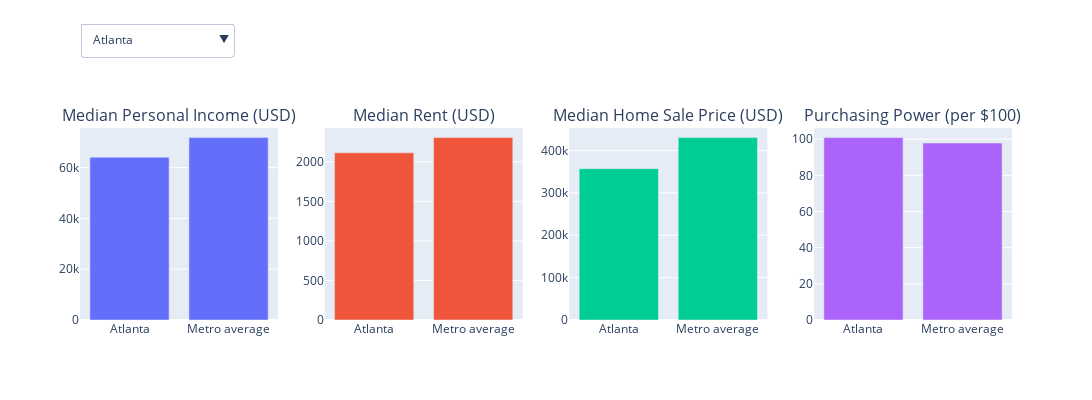

This figure's notebook cell:
### Markdown cell above
<div>

> **How to use this viz**<br>
> Select a metropolitan area from the dropdown menu to see the actual values for each economic feature. The 4 charts will show the selected area's Median Personal Income, Median Rent, Median Home Sale Price, and Purchasing Power compared to the average of all regions.<br>
> You can also hover over each bar to see the actual value for the selected feature.

</div>

### Code cell
regions = original_df['Region'].unique()

attributes = ['Median Personal Income (USD)', 'Median Rent (USD)', 'Median Home Sale Price (USD)', 'Purchasing Power (per $100)']

fig = make_subplots(rows=1, cols=4, subplot_titles=attributes)

# Create a list of traces, one for each region and attribute
for region in regions:
    region_df = original_df[original_df['Region'] == region]
    for i, attribute in enumerate(attributes, start=1):
        row = 1
        col = i
        fig.add_trace(go.Bar(
            x=[region, 'Metro average'],
            y=[region_df[attribute].values[0], original_df[attribute].mean()],
            name=region,
            visible=(region == regions[0]) 
        ), row=row, col=col)

# Update layout to add a dropdown menu
fig.update_layout(
    updatemenus=[
        dict(
            buttons=list([
                dict(label=region,
                     method="update",
                     args=[{"visible": [(region == r.name) for r in fig.data]}])
                for region in regions
            ]),
            direction="down",
            pad={"r": 10, "t": 10},
            showactive=True,
            x=0, 
            xanchor="left",
            y=1.6,
            yanchor="top"
        ),
    ],
    height=400, 
    width=1200, 
    showlegend=False
)

# Show the figure
iplot(fig)

### Figure 1 — Plotly figure (JSON) as saved in the notebook; plotly's stock layout.template omitted (floating-point values rounded to 4 significant figures; data arrays with more than 128 entries replaced by an {"elided": "..."} marker saying what was removed)
{"data": [{"name": "Atlanta", "type": "bar", "visible": true, "x": ["Atlanta", "Metro average"], "xaxis": "x", "y": [64107, 71810.0], "yaxis": "y"}, {"name": "Atlanta", "type": "bar", "visible": true, "x": ["Atlanta", "Metro average"], "xaxis": "x2", "y": [2113, 2306.0], "yaxis": "y2"}, {"name": "Atlanta", "type": "bar", "visible": true, "x": ["Atlanta", "Metro average"], "xaxis": "x3", "y": [357000, 430300.0], "yaxis": "y3"}, {"name": "Atlanta", "type": "bar", "visible": true, "x": ["Atlanta", "Metro average"], "xaxis": "x4", "y": [100.9, 97.89], "yaxis": "y4"}, {"name": "Austin", "type": "bar", "visible": false, "x": ["Austin", "Metro average"], "xaxis": "x", "y": [75119, 71810.0], "yaxis": "y"}, {"name": "Austin", "type": "bar", "visible": false, "x": ["Austin", "Metro average"], "xaxis": "x2", "y": [1938.0, 2306.0], "yaxis": "y2"}, {"name": "Austin", "type": "bar", "visible": false, "x": ["Austin", "Metro average"], "xaxis": "x3", "y": [451250, 430300.0], "yaxis": "y3"}, {"name": "Austin", "type": "bar", "visible": false, "x": ["Austin", "Metro average"], "xaxis": "x4", "y": [99.96, 97.89], "yaxis": "y4"}, {"name": "Baltimore", "type": "bar", "visible": false, "x": ["Baltimore", "Metro average"], "xaxis": "x", "y": [71420, 71810.0], "yaxis": "y"}, {"name": "Baltimore", "type": "bar", "visible": false, "x": ["Baltimore", "Metro average"], "xaxis": "x2", "y": [1982.0, 2306.0], "yaxis": "y2"}, {"name": "Baltimore", "type": "bar", "visible": false, "x": ["Baltimore", "Metro average"], "xaxis": "x3", "y": [325500, 430300.0], "yaxis": "y3"}, {"name": "Baltimore", "type": "bar", "visible": false, "x": ["Baltimore", "Metro average"], "xaxis": "x4", "y": [95.23, 97.89], "yaxis": "y4"}, {"name": "Boston", "type": "bar", "visible": false, "x": ["Boston", "Metro average"], "xaxis": "x", "y": [94082, 71810.0], "yaxis": "y"}, {"name": "Boston", "type": "bar", "visible": false, "x": ["Boston", "Metro average"], "xaxis": "x2", "y": [3940.0, 2306.0], "yaxis": "y2"}, {"name": "Boston", "type": "bar", "visible": false, "x": ["Boston", "Metro average"], "xaxis": "x3", "y": [600000, 430300.0], "yaxis": "y3"}, {"name": "Boston", "type": "bar", "visible": false, "x": ["Boston", "Metro average"], "xaxis": "x4", "y": [91.17, 97.89], "yaxis": "y4"}, {"name": "Charlotte", "type": "bar", "visible": false, "x": ["Charlotte", "Metro average"], "xaxis": "x", "y": [65156, 71810.0], "yaxis": "y"}, {"name": "Charlotte", "type": "bar", "visible": false, "x": ["Charlotte", "Metro average"], "xaxis": "x2", "y": [1924.0, 2306.0], "yaxis": "y2"}, {"name": "Charlotte", "type": "bar", "visible": false, "x": ["Charlotte", "Metro average"], "xaxis": "x3", "y": [365000, 430300.0], "yaxis": "y3"}, {"name": "Charlotte", "type": "bar", "visible": false, "x": ["Charlotte", "Metro average"], "xaxis": "x4", "y": [103.5, 97.89], "yaxis": "y4"}, {"name": "Chicago", "type": "bar", "visible": false, "x": ["Chicago", "Metro average"], "xaxis": "x", "y": [72512, 71810.0], "yaxis": "y"}, {"name": "Chicago", "type": "bar", "visible": false, "x": ["Chicago", "Metro average"], "xaxis": "x2", "y": [2358.0, 2306.0], "yaxis": "y2"}, {"name": "Chicago", "type": "bar", "visible": false, "x": ["Chicago", "Metro average"], "xaxis": "x3", "y": [290000, 430300.0], "yaxis": "y3"}, {"name": "Chicago", "type": "bar", "visible": false, "x": ["Chicago", "Metro average"], "xaxis": "x4", "y": [94.86, 97.89], "yaxis": "y4"}, {"name": "Cincinnati", "type": "bar", "visible": false, "x": ["Cincinnati", "Metro average"], "xaxis": "x", "y": [65253, 71810.0], "yaxis": "y"}, {"name": "Cincinnati", "type": "bar", "visible": false, "x": ["Cincinnati", "Metro average"], "xaxis": "x2", "y": [1646, 2306.0], "yaxis": "y2"}, {"name": "Cincinnati", "type": "bar", "visible": false, "x": ["Cincinnati", "Metro average"], "xaxis": "x3", "y": [247000, 430300.0], "yaxis": "y3"}, {"name": "Cincinnati", "type": "bar", "visible": false, "x": ["Cincinnati", "Metro average"], "xaxis": "x4", "y": [106, 97.89], "yaxis": "y4"}, {"name": "Cleveland", "type": "bar", "visible": false, "x": ["Cleveland", "Metro average"], "xaxis": "x", "y": [62921, 71810.0], "yaxis": "y"}, {"name": "Cleveland", "type": "bar", "visible": false, "x": ["Cleveland", "Metro average"], "xaxis": "x2", "y": [1471.0, 2306.0], "yaxis": "y2"}, {"name": "Cleveland", "type": "bar", "visible": false, "x": ["Cleveland", "Metro average"], "xaxis": "x3", "y": [179000, 430300.0], "yaxis": "y3"}, {"name": "Cleveland", "type": "bar", "visible": false, "x": ["Cleveland", "Metro average"], "xaxis": "x4", "y": [106.2, 97.89], "yaxis": "y4"}, {"name": "Dallas-Fort Worth", "type": "bar", "visible": false, "x": ["Dallas-Fort Worth", "Metro average"], "xaxis": "x", "y": [70493, 71810.0], "yaxis": "y"}, {"name": "Dallas-Fort Worth", "type": "bar", "visible": false, "x": ["Dallas-Fort Worth", "Metro average"], "xaxis": "x2", "y": [2180, 2306.0], "yaxis": "y2"}, {"name": "Dallas-Fort Worth", "type": "bar", "visible": false, "x": ["Dallas-Fort Worth", "Metro average"], "xaxis": "x3", "y": [380000, 430300.0], "yaxis": "y3"}, {"name": "Dallas-Fort Worth", "type": "bar", "visible": false, "x": ["Dallas-Fort Worth", "Metro average"], "xaxis": "x4", "y": [96.29, 97.89], "yaxis": "y4"}, {"name": "Denver", "type": "bar", "visible": false, "x": ["Denver", "Metro average"], "xaxis": "x", "y": [84788, 71810.0], "yaxis": "y"}, {"name": "Denver", "type": "bar", "visible": false, "x": ["Denver", "Metro average"], "xaxis": "x2", "y": [2677, 2306.0], "yaxis": "y2"}, {"name": "Denver", "type": "bar", "visible": false, "x": ["Denver", "Metro average"], "xaxis": "x3", "y": [556000, 430300.0], "yaxis": "y3"}, {"name": "Denver", "type": "bar", "visible": false, "x": ["Denver", "Metro average"], "xaxis": "x4", "y": [91.61, 97.89], "yaxis": "y4"}, {"name": "Detroit", "type": "bar", "visible": false, "x": ["Detroit", "Metro average"], "xaxis": "x", "y": [61322, 71810.0], "yaxis": "y"}, {"name": "Detroit", "type": "bar", "visible": false, "x": ["Detroit", "Metro average"], "xaxis": "x2", "y": [1620.0, 2306.0], "yaxis": "y2"}, {"name": "Detroit", "type": "bar", "visible": false, "x": ["Detroit", "Metro average"], "xaxis": "x3", "y": [230000, 430300.0], "yaxis": "y3"}, {"name": "Detroit", "type": "bar", "visible": false, "x": ["Detroit", "Metro average"], "xaxis": "x4", "y": [104.0, 97.89], "yaxis": "y4"}, {"name": "Houston", "type": "bar", "visible": false, "x": ["Houston", "Metro average"], "xaxis": "x", "y": [68344, 71810.0], "yaxis": "y"}, {"name": "Houston", "type": "bar", "visible": false, "x": ["Houston", "Metro average"], "xaxis": "x2", "y": [1578, 2306.0], "yaxis": "y2"}, {"name": "Houston", "type": "bar", "visible": false, "x": ["Houston", "Metro average"], "xaxis": "x3", "y": [325000, 430300.0], "yaxis": "y3"}, {"name": "Houston", "type": "bar", "visible": false, "x": ["Houston", "Metro average"], "xaxis": "x4", "y": [100.3, 97.89], "yaxis": "y4"}, {"name": "Indianapolis", "type": "bar", "visible": false, "x": ["Indianapolis", "Metro average"], "xaxis": "x", "y": [68719, 71810.0], "yaxis": "y"}, {"name": "Indianapolis", "type": "bar", "visible": false, "x": ["Indianapolis", "Metro average"], "xaxis": "x2", "y": [1564.0, 2306.0], "yaxis": "y2"}, {"name": "Indianapolis", "type": "bar", "visible": false, "x": ["Indianapolis", "Metro average"], "xaxis": "x3", "y": [250000, 430300.0], "yaxis": "y3"}, {"name": "Indianapolis", "type": "bar", "visible": false, "x": ["Indianapolis", "Metro average"], "xaxis": "x4", "y": [105.2, 97.89], "yaxis": "y4"}, {"name": "Kansas City", "type": "bar", "visible": false, "x": ["Kansas City", "Metro average"], "xaxis": "x", "y": [63417, 71810.0], "yaxis": "y"}, {"name": "Kansas City", "type": "bar", "visible": false, "x": ["Kansas City", "Metro average"], "xaxis": "x2", "y": [1686.0, 2306.0], "yaxis": "y2"}, {"name": "Kansas City", "type": "bar", "visible": false, "x": ["Kansas City", "Metro average"], "xaxis": "x3", "y": [279000, 430300.0], "yaxis": "y3"}, {"name": "Kansas City", "type": "bar", "visible": false, "x": ["Kansas City", "Metro average"], "xaxis": "x4", "y": [106.8, 97.89], "yaxis": "y4"}, {"name": "Las Vegas", "type": "bar", "visible": false, "x": ["Las Vegas", "Metro average"], "xaxis": "x", "y": [59150, 71810.0], "yaxis": "y"}, {"name": "Las Vegas", "type": "bar", "visible": false, "x": ["Las Vegas", "Metro average"], "xaxis": "x2", "y": [1666, 2306.0], "yaxis": "y2"}, {"name": "Las Vegas", "type": "bar", "visible": false, "x": ["Las Vegas", "Metro average"], "xaxis": "x3", "y": [415000, 430300.0], "yaxis": "y3"}, {"name": "Las Vegas", "type": "bar", "visible": false, "x": ["Las Vegas", "Metro average"], "xaxis": "x4", "y": [104.7, 97.89], "yaxis": "y4"}, {"name": "Los Angeles", "type": "bar", "visible": false, "x": ["Los Angeles", "Metro average"], "xaxis": "x", "y": [76445, 71810.0], "yaxis": "y"}, {"name": "Los Angeles", "type": "bar", "visible": false, "x": ["Los Angeles", "Metro average"], "xaxis": "x2", "y": [3587.0, 2306.0], "yaxis": "y2"}, {"name": "Los Angeles", "type": "bar", "visible": false, "x": ["Los Angeles", "Metro average"], "xaxis": "x3", "y": [920000, 430300.0], "yaxis": "y3"}, {"name": "Los Angeles", "type": "bar", "visible": false, "x": ["Los Angeles", "Metro average"], "xaxis": "x4", "y": [87.86, 97.89], "yaxis": "y4"}, {"name": "Miami", "type": "bar", "visible": false, "x": ["Miami", "Metro average"], "xaxis": "x", "y": [77732, 71810.0], "yaxis": "y"}, {"name": "Miami", "type": "bar", "visible": false, "x": ["Miami", "Metro average"], "xaxis": "x2", "y": [3056.0, 2306.0], "yaxis": "y2"}, {"name": "Miami", "type": "bar", "visible": false, "x": ["Miami", "Metro average"], "xaxis": "x3", "y": [465000, 430300.0], "yaxis": "y3"}, {"name": "Miami", "type": "bar", "visible": false, "x": ["Miami", "Metro average"], "xaxis": "x4", "y": [90.97, 97.89], "yaxis": "y4"}, {"name": "Minneapolis-St. Paul", "type": "bar", "visible": false, "x": ["Minneapolis-St. Paul", "Metro average"], "xaxis": "x", "y": [75164, 71810.0], "yaxis": "y"}, {"name": "Minneapolis-St. Paul", "type": "bar", "visible": false, "x": ["Minneapolis-St. Paul", "Metro average"], "xaxis": "x2", "y": [1896.0, 2306.0], "yaxis": "y2"}, {"name": "Minneapolis-St. Paul", "type": "bar", "visible": false, "x": ["Minneapolis-St. Paul", "Metro average"], "xaxis": "x3", "y": [335000, 430300.0], "yaxis": "y3"}, {"name": "Minneapolis-St. Paul", "type": "bar", "visible": false, "x": ["Minneapolis-St. Paul", "Metro average"], "xaxis": "x4", "y": [96.54, 97.89], "yaxis": "y4"}, {"name": "Nashville", "type": "bar", "visible": false, "x": ["Nashville", "Metro average"], "xaxis": "x", "y": [74035, 71810.0], "yaxis": "y"}, {"name": "Nashville", "type": "bar", "visible": false, "x": ["Nashville", "Metro average"], "xaxis": "x2", "y": [1904.0, 2306.0], "yaxis": "y2"}, {"name": "Nashville", "type": "bar", "visible": false, "x": ["Nashville", "Metro average"], "xaxis": "x3", "y": [419900, 430300.0], "yaxis": "y3"}, {"name": "Nashville", "type": "bar", "visible": false, "x": ["Nashville", "Metro average"], "xaxis": "x4", "y": [104.7, 97.89], "yaxis": "y4"}, {"name": "New York", "type": "bar", "visible": false, "x": ["New York", "Metro average"], "xaxis": "x", "y": [84084, 71810.0], "yaxis": "y"}, {"name": "New York", "type": "bar", "visible": false, "x": ["New York", "Metro average"], "xaxis": "x2", "y": [4121.0, 2306.0], "yaxis": "y2"}, {"name": "New York", "type": "bar", "visible": false, "x": ["New York", "Metro average"], "xaxis": "x3", "y": [565000, 430300.0], "yaxis": "y3"}, {"name": "New York", "type": "bar", "visible": false, "x": ["New York", "Metro average"], "xaxis": "x4", "y": [87.28, 97.89], "yaxis": "y4"}, {"name": "Orlando", "type": "bar", "visible": false, "x": ["Orlando", "Metro average"], "xaxis": "x", "y": [53959, 71810.0], "yaxis": "y"}, {"name": "Orlando", "type": "bar", "visible": false, "x": ["Orlando", "Metro average"], "xaxis": "x2", "y": [2246.0, 2306.0], "yaxis": "y2"}, {"name": "Orlando", "type": "bar", "visible": false, "x": ["Orlando", "Metro average"], "xaxis": "x3", "y": [380000, 430300.0], "yaxis": "y3"}, {"name": "Orlando", "type": "bar", "visible": false, "x": ["Orlando", "Metro average"], "xaxis": "x4", "y": [100.2, 97.89], "yaxis": "y4"}, {"name": "Philadelphia", "type": "bar", "visible": false, "x": ["Philadelphia", "Metro average"], "xaxis": "x", "y": [73291, 71810.0], "yaxis": "y"}, {"name": "Philadelphia", "type": "bar", "visible": false, "x": ["Philadelphia", "Metro average"], "xaxis": "x2", "y": [2340.0, 2306.0], "yaxis": "y2"}, {"name": "Philadelphia", "type": "bar", "visible": false, "x": ["Philadelphia", "Metro average"], "xaxis": "x3", "y": [301250, 430300.0], "yaxis": "y3"}, {"name": "Philadelphia", "type": "bar", "visible": false, "x": ["Philadelphia", "Metro average"], "xaxis": "x4", "y": [100.8, 97.89], "yaxis": "y4"}, {"name": "Phoenix", "type": "bar", "visible": false, "x": ["Phoenix", "Metro average"], "xaxis": "x", "y": [61840, 71810.0], "yaxis": "y"}, {"name": "Phoenix", "type": "bar", "visible": false, "x": ["Phoenix", "Metro average"], "xaxis": "x2", "y": [2182.0, 2306.0], "yaxis": "y2"}, {"name": "Phoenix", "type": "bar", "visible": false, "x": ["Phoenix", "Metro average"], "xaxis": "x3", "y": [449000, 430300.0], "yaxis": "y3"}, {"name": "Phoenix", "type": "bar", "visible": false, "x": ["Phoenix", "Metro average"], "xaxis": "x4", "y": [100.8, 97.89], "yaxis": "y4"}, {"name": "Pittsburgh", "type": "bar", "visible": false, "x": ["Pittsburgh", "Metro average"], "xaxis": "x", "y": [65792, 71810.0], "yaxis": "y"}, {"name": "Pittsburgh", "type": "bar", "visible": false, "x": ["Pittsburgh", "Metro average"], "xaxis": "x2", "y": [1801.0, 2306.0], "yaxis": "y2"}, {"name": "Pittsburgh", "type": "bar", "visible": false, "x": ["Pittsburgh", "Metro average"], "xaxis": "x3", "y": [192500, 430300.0], "yaxis": "y3"}, {"name": "Pittsburgh", "type": "bar", "visible": false, "x": ["Pittsburgh", "Metro average"], "xaxis": "x4", "y": [105.1, 97.89], "yaxis": "y4"}, {"name": "Portland", "type": "bar", "visible": false, "x": ["Portland", "Metro average"], "xaxis": "x", "y": [69435, 71810.0], "yaxis": "y"}, {"name": "Portland", "type": "bar", "visible": false, "x": ["Portland", "Metro average"], "xaxis": "x2", "y": [2333, 2306.0], "yaxis": "y2"}, {"name": "Portland", "type": "bar", "visible": false, "x": ["Portland", "Metro average"], "xaxis": "x3", "y": [515000, 430300.0], "yaxis": "y3"}, {"name": "Portland", "type": "bar", "visible": false, "x": ["Portland", "Metro average"], "xaxis": "x4", "y": [94.9, 97.89], "yaxis": "y4"}, {"name": "Sacramento", "type": "bar", "visible": false, "x": ["Sacramento", "Metro average"], "xaxis": "x", "y": [66940, 71810.0], "yaxis": "y"}, {"name": "Sacramento", "type": "bar", "visible": false, "x": ["Sacramento", "Metro average"], "xaxis": "x2", "y": [2614.0, 2306.0], "yaxis": "y2"}, {"name": "Sacramento", "type": "bar", "visible": false, "x": ["Sacramento", "Metro average"], "xaxis": "x3", "y": [542000, 430300.0], "yaxis": "y3"}, {"name": "Sacramento", "type": "bar", "visible": false, "x": ["Sacramento", "Metro average"], "xaxis": "x4", "y": [94.08, 97.89], "yaxis": "y4"}, {"name": "San Antonio", "type": "bar", "visible": false, "x": ["San Antonio", "Metro average"], "xaxis": "x", "y": [55180, 71810.0], "yaxis": "y"}, {"name": "San Antonio", "type": "bar", "visible": false, "x": ["San Antonio", "Metro average"], "xaxis": "x2", "y": [1463, 2306.0], "yaxis": "y2"}, {"name": "San Antonio", "type": "bar", "visible": false, "x": ["San Antonio", "Metro average"], "xaxis": "x3", "y": [297000, 430300.0], "yaxis": "y3"}, {"name": "San Antonio", "type": "bar", "visible": false, "x": ["San Antonio", "Metro average"], "xaxis": "x4", "y": [103.8, 97.89], "yaxis": "y4"}, {"name": "San Diego", "type": "bar", "visible": false, "x": ["San Diego", "Metro average"], "xaxis": "x", "y": [74326, 71810.0], "yaxis": "y"}, {"name": "San Diego", "type": "bar", "visible": false, "x": ["San Diego", "Metro average"], "xaxis": "x2", "y": [3400.0, 2306.0], "yaxis": "y2"}, {"name": "San Diego", "type": "bar", "visible": false, "x": ["San Diego", "Metro average"], "xaxis": "x3", "y": [860000, 430300.0], "yaxis": "y3"}, {"name": "San Diego", "type": "bar", "visible": false, "x": ["San Diego", "Metro average"], "xaxis": "x4", "y": [86.84, 97.89], "yaxis": "y4"}, {"name": "San Francisco", "type": "bar", "visible": false, "x": ["San Francisco", "Metro average"], "xaxis": "x", "y": [123736, 71810.0], "yaxis": "y"}, {"name": "San Francisco", "type": "bar", "visible": false, "x": ["San Francisco", "Metro average"], "xaxis": "x2", "y": [3789.0, 2306.0], "yaxis": "y2"}, {"name": "San Francisco", "type": "bar", "visible": false, "x": ["San Francisco", "Metro average"], "xaxis": "x3", "y": [1065000, 430300.0], "yaxis": "y3"}, {"name": "San Francisco", "type": "bar", "visible": false, "x": ["San Francisco", "Metro average"], "xaxis": "x4", "y": [83.45, 97.89], "yaxis": "y4"}, {"name": "Seattle", "type": "bar", "visible": false, "x": ["Seattle", "Metro average"], "xaxis": "x", "y": [92113, 71810.0], "yaxis": "y"}, {"name": "Seattle", "type": "bar", "visible": false, "x": ["Seattle", "Metro average"], "xaxis": "x2", "y": [2946, 2306.0], "yaxis": "y2"}, {"name": "Seattle", "type": "bar", "visible": false, "x": ["Seattle", "Metro average"], "xaxis": "x3", "y": [665000, 430300.0], "yaxis": "y3"}, {"name": "Seattle", "type": "bar", "visible": false, "x": ["Seattle", "Metro average"], "xaxis": "x4", "y": [87.28, 97.89], "yaxis": "y4"}, {"name": "St. Louis", "type": "bar", "visible": false, "x": ["St. Louis", "Metro average"], "xaxis": "x", "y": [69698, 71810.0], "yaxis": "y"}, {"name": "St. Louis", "type": "bar", "visible": false, "x": ["St. Louis", "Metro average"], "xaxis": "x2", "y": [1680.0, 2306.0], "yaxis": "y2"}, {"name": "St. Louis", "type": "bar", "visible": false, "x": ["St. Louis", "Metro average"], "xaxis": "x3", "y": [218000, 430300.0], "yaxis": "y3"}, {"name": "St. Louis", "type": "bar", "visible": false, "x": ["St. Louis", "Metro average"], "xaxis": "x4", "y": [103.9, 97.89], "yaxis": "y4"}, {"name": "Tampa", "type": "bar", "visible": false, "x": ["Tampa", "Metro average"], "xaxis": "x", "y": [60091, 71810.0], "yaxis": "y"}, {"name": "Tampa", "type": "bar", "visible": false, "x": ["Tampa", "Metro average"], "xaxis": "x2", "y": [2208.0, 2306.0], "yaxis": "y2"}, {"name": "Tampa", "type": "bar", "visible": false, "x": ["Tampa", "Metro average"], "xaxis": "x3", "y": [365000, 430300.0], "yaxis": "y3"}, {"name": "Tampa", "type": "bar", "visible": false, "x": ["Tampa", "Metro average"], "xaxis": "x4", "y": [101.0, 97.89], "yaxis": "y4"}, {"name": "Virginia Beach", "type": "bar", "visible": false, "x": ["Virginia Beach", "Metro average"], "xaxis": "x", "y": [57873, 71810.0], "yaxis": "y"}, {"name": "Virginia Beach", "type": "bar", "visible": false, "x": ["Virginia Beach", "Metro average"], "xaxis": "x2", "y": [1826, 2306.0], "yaxis": "y2"}, {"name": "Virginia Beach", "type": "bar", "visible": false, "x": ["Virginia Beach", "Metro average"], "xaxis": "x3", "y": [309750, 430300.0], "yaxis": "y3"}, {"name": "Virginia Beach", "type": "bar", "visible": false, "x": ["Virginia Beach", "Metro average"], "xaxis": "x4", "y": [102.3, 97.89], "yaxis": "y4"}, {"name": "Washington, DC", "type": "bar", "visible": false, "x": ["Washington, DC", "Metro average"], "xaxis": "x", "y": [83010, 71810.0], "yaxis": "y"}, {"name": "Washington, DC", "type": "bar", "visible": false, "x": ["Washington, DC", "Metro average"], "xaxis": "x2", "y": [2657.0, 2306.0], "yaxis": "y2"}, {"name": "Washington, DC", "type": "bar", "visible": false, "x": ["Washington, DC", "Metro average"], "xaxis": "x3", "y": [515000, 430300.0], "yaxis": "y3"}, {"name": "Washington, DC", "type": "bar", "visible": false, "x": ["Washington, DC", "Metro average"], "xaxis": "x4", "y": [89.82, 97.89], "yaxis": "y4"}], "layout": {"annotations": [{"font": {"size": 16}, "showarrow": false, "text": "Median Personal Income (USD)", "x": 0.1062, "xanchor": "center", "xref": "paper", "y": 1, "yanchor": "bottom", "yref": "paper"}, {"font": {"size": 16}, "showarrow": false, "text": "Median Rent (USD)", "x": 0.3688, "xanchor": "center", "xref": "paper", "y": 1, "yanchor": "bottom", "yref": "paper"}, {"font": {"size": 16}, "showarrow": false, "text": "Median Home Sale Price (USD)", "x": 0.6313, "xanchor": "center", "xref": "paper", "y": 1, "yanchor": "bottom", "yref": "paper"}, {"font": {"size": 16}, "showarrow": false, "text": "Purchasing Power (per $100)", "x": 0.8938, "xanchor": "center", "xref": "paper", "y": 1, "yanchor": "bottom", "yref": "paper"}], "height": 400, "showlegend": false, "updatemenus": [{"buttons": [{"args": [{"visible": {"elided": "136 bool values"}}], "label": "Atlanta", "method": "update"}, {"args": [{"visible": {"elided": "136 bool values"}}], "label": "Austin", "method": "update"}, {"args": [{"visible": {"elided": "136 bool values"}}], "label": "Baltimore", "method": "update"}, {"args": [{"visible": {"elided": "136 bool values"}}], "label": "Boston", "method": "update"}, {"args": [{"visible": {"elided": "136 bool values"}}], "label": "Charlotte", "method": "update"}, {"args": [{"visible": {"elided": "136 bool values"}}], "label": "Chicago", "method": "update"}, {"args": [{"visible": {"elided": "136 bool values"}}], "label": "Cincinnati", "method": "update"}, {"args": [{"visible": {"elided": "136 bool values"}}], "label": "Cleveland", "method": "update"}, {"args": [{"visible": {"elided": "136 bool values"}}], "label": "Dallas-Fort Worth", "method": "update"}, {"args": [{"visible": {"elided": "136 bool values"}}], "label": "Denver", "method": "update"}, {"args": [{"visible": {"elided": "136 bool values"}}], "label": "Detroit", "method": "update"}, {"args": [{"visible": {"elided": "136 bool values"}}], "label": "Houston", "method": "update"}, {"args": [{"visible": {"elided": "136 bool values"}}], "label": "Indianapolis", "method": "update"}, {"args": [{"visible": {"elided": "136 bool values"}}], "label": "Kansas City", "method": "update"}, {"args": [{"visible": {"elided": "136 bool values"}}], "label": "Las Vegas", "method": "update"}, {"args": [{"visible": {"elided": "136 bool values"}}], "label": "Los Angeles", "method": "update"}, {"args": [{"visible": {"elided": "136 bool values"}}], "label": "Miami", "method": "update"}, {"args": [{"visible": {"elided": "136 bool values"}}], "label": "Minneapolis-St. Paul", "method": "update"}, {"args": [{"visible": {"elided": "136 bool values"}}], "label": "Nashville", "method": "update"}, {"args": [{"visible": {"elided": "136 bool values"}}], "label": "New York", "method": "update"}, {"args": [{"visible": {"elided": "136 bool values"}}], "label": "Orlando", "method": "update"}, {"args": [{"visible": {"elided": "136 bool values"}}], "label": "Philadelphia", "method": "update"}, {"args": [{"visible": {"elided": "136 bool values"}}], "label": "Phoenix", "method": "update"}, {"args": [{"visible": {"elided": "136 bool values"}}], "label": "Pittsburgh", "method": "update"}, {"args": [{"visible": {"elided": "136 bool values"}}], "label": "Portland", "method": "update"}, {"args": [{"visible": {"elided": "136 bool values"}}], "label": "Sacramento", "method": "update"}, {"args": [{"visible": {"elided": "136 bool values"}}], "label": "San Antonio", "method": "update"}, {"args": [{"visible": {"elided": "136 bool values"}}], "label": "San Diego", "method": "update"}, {"args": [{"visible": {"elided": "136 bool values"}}], "label": "San Francisco", "method": "update"}, {"args": [{"visible": {"elided": "136 bool values"}}], "label": "Seattle", "method": "update"}, {"args": [{"visible": {"elided": "136 bool values"}}], "label": "St. Louis", "method": "update"}, {"args": [{"visible": {"elided": "136 bool values"}}], "label": "Tampa", "method": "update"}, {"args": [{"visible": {"elided": "136 bool values"}}], "label": "Virginia Beach", "method": "update"}, {"args": [{"visible": {"elided": "136 bool values"}}], "label": "Washington, DC", "method": "update"}], "direction": "down", "pad": {"r": 10, "t": 10}, "showactive": true, "x": 0, "xanchor": "left", "y": 1.6, "yanchor": "top"}], "width": 1200, "xaxis": {"anchor": "y", "domain": [0, 0.2125]}, "xaxis2": {"anchor": "y2", "domain": [0.2625, 0.475]}, "xaxis3": {"anchor": "y3", "domain": [0.525, 0.7375]}, "xaxis4": {"anchor": "y4", "domain": [0.7875, 1]}, "yaxis": {"anchor": "x", "domain": [0, 1]}, "yaxis2": {"anchor": "x2", "domain": [0, 1]}, "yaxis3": {"anchor": "x3", "domain": [0, 1]}, "yaxis4": {"anchor": "x4", "domain": [0, 1]}}}
